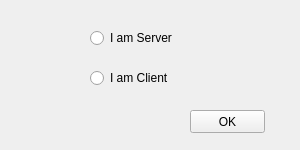
<?xml version="1.0" encoding="UTF-8"?>
<ui version="4.0">
 <class>SelectClass</class>
 <widget class="QMainWindow" name="SelectClass">
  <property name="geometry">
   <rect>
    <x>0</x>
    <y>0</y>
    <width>300</width>
    <height>150</height>
   </rect>
  </property>
  <property name="maximumSize">
   <size>
    <width>300</width>
    <height>150</height>
   </size>
  </property>
  <property name="windowTitle">
   <string>MainWindow</string>
  </property>
  <widget class="QWidget" name="selectwidget">
   <widget class="QPushButton" name="OK">
    <property name="geometry">
     <rect>
      <x>190</x>
      <y>110</y>
      <width>75</width>
      <height>23</height>
     </rect>
    </property>
    <property name="text">
     <string>OK</string>
    </property>
   </widget>
   <widget class="QRadioButton" name="Client">
    <property name="geometry">
     <rect>
      <x>90</x>
      <y>70</y>
      <width>89</width>
      <height>16</height>
     </rect>
    </property>
    <property name="text">
     <string>I am Client</string>
    </property>
   </widget>
   <widget class="QRadioButton" name="Server">
    <property name="geometry">
     <rect>
      <x>90</x>
      <y>30</y>
      <width>89</width>
      <height>16</height>
     </rect>
    </property>
    <property name="text">
     <string>I am Server</string>
    </property>
   </widget>
  </widget>
 </widget>
 <resources/>
 <connections>
  <connection>
   <sender>OK</sender>
   <signal>clicked()</signal>
   <receiver>SelectClass</receiver>
   <slot>on_whoIsThis()</slot>
   <hints>
    <hint type="sourcelabel">
     <x>214</x>
     <y>114</y>
    </hint>
    <hint type="destinationlabel">
     <x>232</x>
     <y>64</y>
    </hint>
   </hints>
  </connection>
 </connections>
 <slots>
  <slot>on_whoIsThis()</slot>
 </slots>
</ui>
